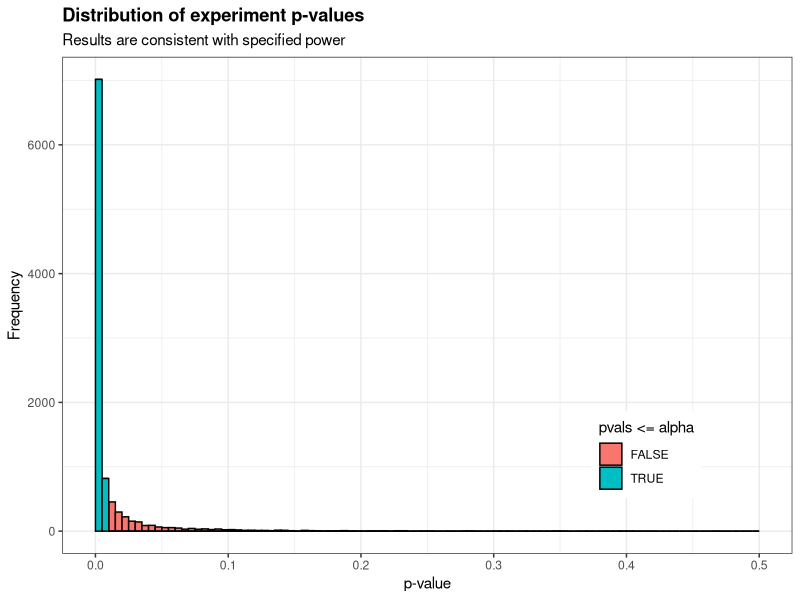

This chart was generated by the following R code:
## ---- chunk 1
knitr::opts_chunk$set(echo = TRUE)

library(ggplot2)
## ---- chunk 2
mu <- 5
mu0 <- 3
sigma <- 5
alpha<- 0.01
beta <- 0.2

n <- ceiling( ( sigma* (qnorm(1-beta) + qnorm(1-alpha)) / (mu-mu0)    )^2  )
n
## ---- chunk 3
run_experiment <- function(mu,sigma,alpha,n,E, mu0) {
  # Simulates sample of size N from assumed distribution and tests the hypothesis
  # of mu>mu0. Repeats this procedure E times, storing 0s and 1s in the vector p
  # indicating whether the resulting p-value was significant.
  p <- rep(NaN,E)
  for (e in 1:E) {
    x <- rnorm(n,mean = mu, sd=sigma)
    test <- t.test(x-mu0,alternative = "greater")
    p[e] <- test$p.value
  }
  return(p)
}

E<- 10000 # number of episodes

pvals <- run_experiment(mu,sigma,alpha,n,E,mu0) # run the experiment and record successes/failures
mean(as.numeric(pvals<=alpha))

## ---- chunk 4
sig <- as.factor(pvals<=alpha) 
plot_df <- data.frame(cbind(pvals,sig))

ggplot(plot_df,
       aes(pvals, fill=pvals<=alpha)) +
       geom_histogram(color="black", breaks=seq(0,0.5,0.005)) +
       labs(x='p-value',
            y='Frequency',
            title='Distribution of experiment p-values',
            subtitle='Results are consistent with specified power') +
       theme_bw() +
       theme(plot.title = element_text(face = "bold"),
             legend.position = c(0.8,0.2)) 
